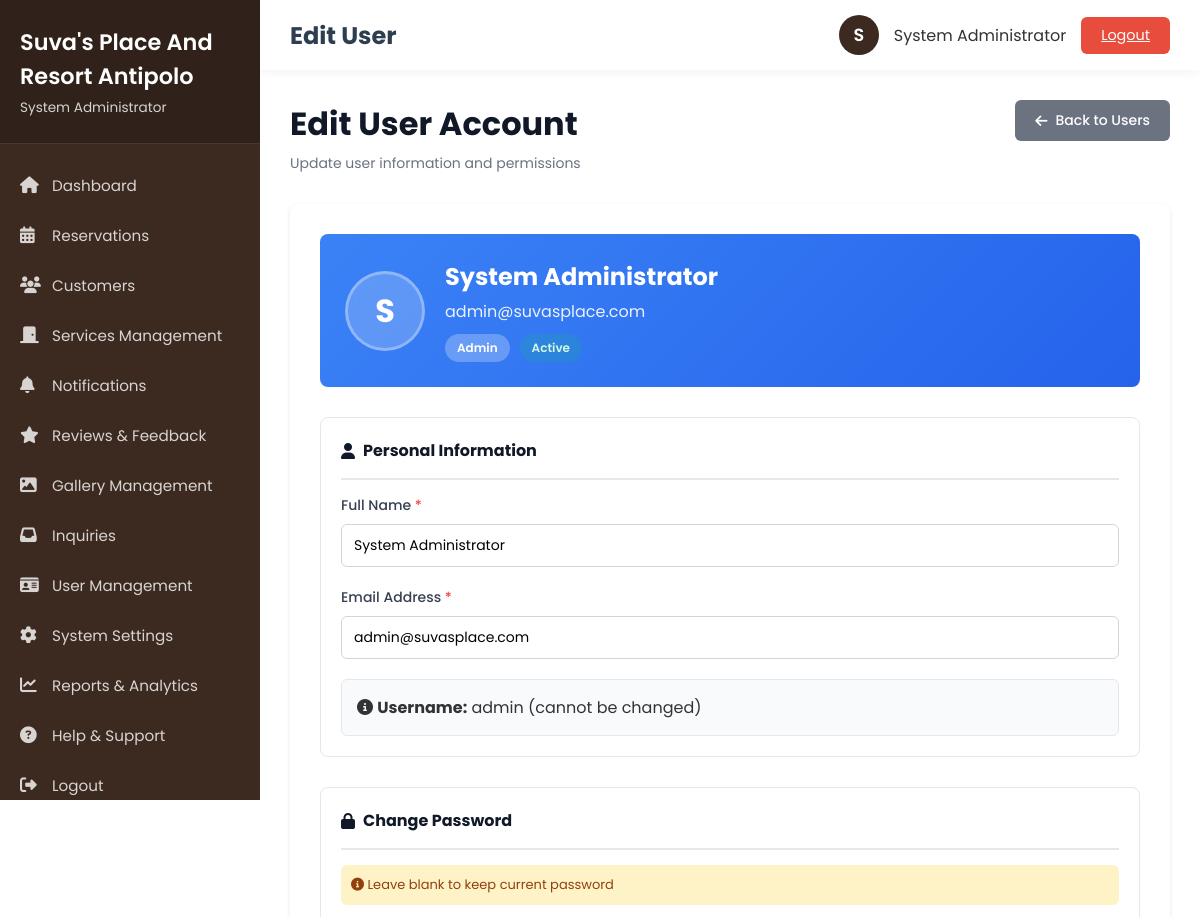
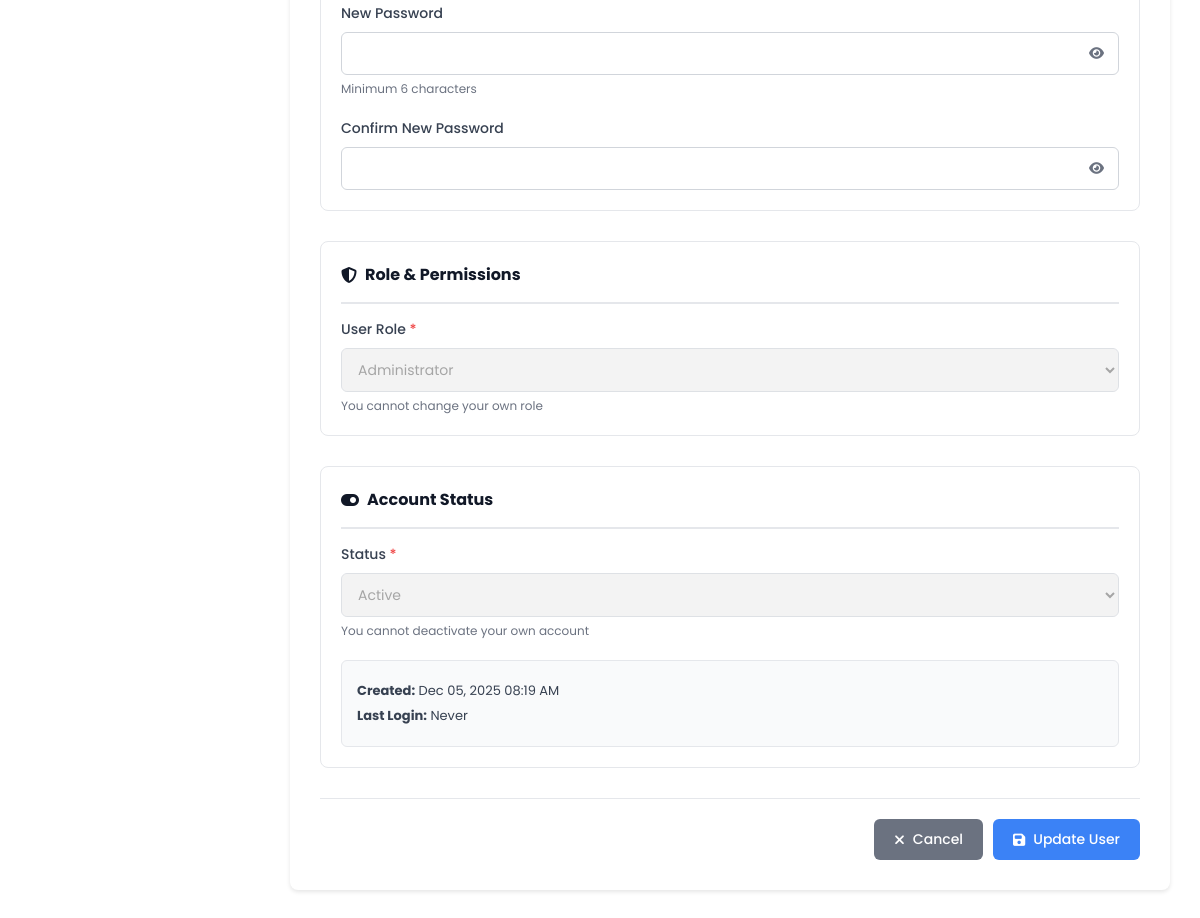
/admin/user_edit.php?id=1 (signed in), run on the app's committed database (2 pictures, top to bottom).
### tables this page shows
CREATE TABLE IF NOT EXISTS users (
    id INT PRIMARY KEY AUTO_INCREMENT,
    username VARCHAR(50) UNIQUE NOT NULL,
    email VARCHAR(100) UNIQUE NOT NULL,
    password VARCHAR(255) NOT NULL,
    full_name VARCHAR(100) NOT NULL,
    phone VARCHAR(20),
    user_type ENUM('admin', 'client') DEFAULT 'client',
    role ENUM('admin', 'staff', 'client') DEFAULT 'client',
    status ENUM('active', 'inactive') DEFAULT 'active',
    created_at TIMESTAMP DEFAULT CURRENT_TIMESTAMP,
    last_login TIMESTAMP NULL,
    updated_at TIMESTAMP NULL ON UPDATE CURRENT_TIMESTAMP,
    INDEX idx_username (username),
    INDEX idx_email (email),
    INDEX idx_user_type (user_type),
    INDEX idx_role (role),
    INDEX idx_status (status)
);

### admin/user_edit.php (the view, shortened to what this page needs)
<?php
require_once '../config/database.php';
$user_id = isset($_GET['id']) ? intval($_GET['id']) : 0;
$stmt = $conn->prepare("SELECT * FROM users WHERE id = ? AND user_type = 'admin'");
$stmt->bind_param("i", $user_id);
$stmt->execute();
$user = $stmt->get_result()->fetch_assoc();
$check_role_column = $conn->query("SHOW COLUMNS FROM users LIKE 'role'");
$has_role_column = $check_role_column && $check_role_column->num_rows > 0;
$current_role = $has_role_column && isset($user['role']) ? $user['role'] : $user['user_type'];
include 'includes/header.php';
?>
<div class="content-container">
    <div class="page-header">
        <div>
            <h1>Edit User Account</h1>
            <p class="page-subtitle">Update user information and permissions</p>
        </div>
        <a href="users.php" class="btn btn-secondary">
            <i class="fa-solid fa-arrow-left"></i> Back to Users
        </a>
    </div>
    <div class="form-container">
        <div class="user-header">
            <div class="user-avatar-large">
                <?php echo strtoupper(substr($user['full_name'], 0, 1)); ?>
            </div>
            <div class="user-meta">
                <h2><?php echo htmlspecialchars($user['full_name']); ?></h2>
                <p><?php echo htmlspecialchars($user['email']); ?></p>
                <div class="user-badges">
                    <span class="role-badge role-<?php echo $current_role; ?>">
                        <?php echo ucfirst($current_role); ?>
                    </span>
                    <span class="status-badge status-<?php echo $user['status']; ?>">
                        <?php echo ucfirst($user['status']); ?>
                    </span>
                </div>
            </div>
        </div>
        <form method="POST" id="editUserForm">
            <div class="form-grid">
                <div class="form-section">
                    <h3><i class="fa-solid fa-user"></i> Personal Information</h3>
                    <div class="form-group">
                        <label for="full_name">Full Name <span class="required">*</span></label>
                        <input type="text" id="full_name" name="full_name"
                               value="<?php echo htmlspecialchars($user['full_name']); ?>" required>
                    </div>
                    <div class="form-group">
                        <label for="email">Email Address <span class="required">*</span></label>
                        <input type="email" id="email" name="email"
                               value="<?php echo htmlspecialchars($user['email']); ?>" required>
                    </div>
                    <div class="info-box">
                        <i class="fa-solid fa-info-circle"></i>
                        <strong>Username:</strong> <?php echo htmlspecialchars($user['username']); ?> (cannot be changed)
                    </div>
                </div>
                <div class="form-section">
                    <h3><i class="fa-solid fa-lock"></i> Change Password</h3>
                    <p class="section-note"><i class="fa-solid fa-info-circle"></i> Leave blank to keep current password</p>
                    <div class="form-group">
                        <label for="password">New Password</label>
                        <div class="password-input">
                            <input type="password" id="password" name="password">
                            <button type="button" onclick="togglePassword('password')" class="toggle-password">
                                <i class="fa-solid fa-eye"></i>
                            </button>
                        </div>
                        <small>Minimum 6 characters</small>
                    </div>
                    <div class="form-group">
                        <label for="confirm_password">Confirm New Password</label>
                        <div class="password-input">
                            <input type="password" id="confirm_password" name="confirm_password">
                            <button type="button" onclick="togglePassword('confirm_password')" class="toggle-password">
                                <i class="fa-solid fa-eye"></i>
                            </button>
                        </div>
                    </div>
                </div>
                <div class="form-section">
                    <h3><i class="fa-solid fa-shield-halved"></i> Role & Permissions</h3>
                    <div class="form-group">
                        <label for="role">User Role <span class="required">*</span></label>
                        <select id="role" name="role" required
                                <?php echo ($user_id == $_SESSION['user_id']) ? 'disabled' : ''; ?>>
                            <option value="admin" <?php echo ($current_role === 'admin') ? 'selected' : ''; ?>>
                                Administrator
                            </option>
                        </select>
                        <?php if ($user_id == $_SESSION['user_id']): ?>
                            <small class="text-warning">You cannot change your own role</small>
                        <?php endif; ?>
                    </div>
                </div>
                <div class="form-section">
                    <h3><i class="fa-solid fa-toggle-on"></i> Account Status</h3>
                    <div class="form-group">
                        <label for="status">Status <span class="required">*</span></label>
                        <select id="status" name="status" required
                                <?php echo ($user_id == $_SESSION['user_id']) ? 'disabled' : ''; ?>>
                            <option value="active" <?php echo ($user['status'] === 'active') ? 'selected' : ''; ?>>
                                Active
                            </option>
                        </select>
                        <?php if ($user_id == $_SESSION['user_id']): ?>
                            <small class="text-warning">You cannot deactivate your own account</small>
                        <?php endif; ?>
                    </div>
                    <div class="info-box">
                        <p><strong>Created:</strong> <?php echo date('M d, Y h:i A', strtotime($user['created_at'])); ?></p>
                        <?php if ($user['last_login']): ?>
                            <p><strong>Last Login:</strong> <?php echo date('M d, Y h:i A', strtotime($user['last_login'])); ?></p>
                        <?php else: ?>
                            <p><strong>Last Login:</strong> Never</p>
                        <?php endif; ?>
                    </div>
                </div>
            </div>
            <div class="form-actions">
                <a href="users.php" class="btn btn-secondary">
                    <i class="fa-solid fa-times"></i> Cancel
                </a>
                <button type="submit" class="btn btn-primary">
                    <i class="fa-solid fa-save"></i> Update User
                </button>
            </div>
        </form>
    </div>
</div>
<?php include 'includes/footer.php'; ?>

### css/admin.css (style rules this page uses)
body { background: var(--first-color); color: #333; }
.content-container { padding: 30px; }
.btn { padding: 10px 20px; border: none; border-radius: 6px; cursor: pointer; font-size: 0.9em; transition: all 0.3s ease; text-decoration: none; display: inline-block; }
.btn-primary { background: var(--third-color); color: var(--first-color); }
.form-group { margin-bottom: 20px; }
.form-group label { display: block; margin-bottom: 8px; font-weight: 500; color: #2c3e50; }
.form-group input, .form-group select, .form-group textarea { width: 100%; padding: 12px; border: 2px solid #e1e1e1; border-radius: 6px; font-size: 1em; transition: all 0.3s ease; }

### css/shared.css (style rules this page uses)
:root { --font-main: "Poppins", sans-serif; --first-color: #ffffff; --second-color: #FFE100; --third-color: #3C2A21; }
* { margin: 0; padding: 0; box-sizing: border-box; font-family: var(--font-main); }

### admin/user_edit.php (style rules this page uses)
.content-container { padding: 30px; max-width: 1400px; }
.page-header { display: flex; justify-content: space-between; align-items: flex-start; margin-bottom: 30px; }
.page-header h1 { margin: 0 0 5px 0; color: #111827; }
.page-subtitle { margin: 0; color: #6b7280; font-size: 14px; }
.form-container { background: white; border-radius: 8px; box-shadow: 0 2px 4px rgba(0, 0, 0, 0.1); padding: 30px; }
.user-header { display: flex; align-items: center; gap: 20px; padding: 25px; background: linear-gradient(135deg, #3b82f6, #2563eb); border-radius: 8px; margin-bottom: 30px; color: white; }
.user-avatar-large { width: 80px; height: 80px; border-radius: 50%; background: rgba(255, 255, 255, 0.2); backdrop-filter: blur(10px); color: white; display: flex; align-items: center; justify-content: center; font-size: 32px; font-weight: bold; border: 3px solid rgba(255, 255, 255, 0.3); }
.user-meta h2 { margin: 0 0 5px 0; font-size: 24px; }
.user-meta p { margin: 0 0 10px 0; opacity: 0.9; }
.user-badges { display: flex; gap: 10px; }
.role-badge, .status-badge { display: inline-block; padding: 5px 12px; border-radius: 20px; font-size: 12px; font-weight: 600; }
.role-admin { background: rgba(255, 255, 255, 0.25); color: white; }
.status-active { background: rgba(16, 185, 129, 0.2); color: #d1fae5; }
.form-grid { display: grid; grid-template-columns: repeat(auto-fit, minmax(400px, 1fr)); gap: 30px; }
.form-section { border: 1px solid #e5e7eb; border-radius: 8px; padding: 20px; }
.form-section h3 { margin: 0 0 15px 0; color: #111827; font-size: 16px; display: flex; align-items: center; gap: 8px; padding-bottom: 15px; border-bottom: 2px solid #e5e7eb; }
.section-note { background: #fef3c7; color: #92400e; padding: 10px; border-radius: 6px; font-size: 13px; margin-bottom: 15px; }
.form-group { margin-bottom: 20px; }
.form-group:last-child { margin-bottom: 0; }
.form-group label { display: block; margin-bottom: 8px; color: #374151; font-weight: 500; font-size: 14px; }
.required { color: #ef4444; }
.form-group input[type="text"], .form-group input[type="email"], .form-group input[type="password"], .form-group select { width: 100%; padding: 10px 12px; border: 1px solid #d1d5db; border-radius: 6px; font-size: 14px; transition: border-color 0.2s; }
.form-group small { display: block; margin-top: 5px; color: #6b7280; font-size: 12px; }
.text-warning { color: #d97706; }
.password-input { position: relative; }
.toggle-password { position: absolute; right: 10px; top: 50%; transform: translateY(-50%); background: none; border: none; color: #6b7280; cursor: pointer; padding: 5px; }
.info-box { background: #f9fafb; border: 1px solid #e5e7eb; border-radius: 6px; padding: 15px; margin-top: 15px; }
.info-box p { margin: 5px 0; color: #374151; font-size: 13px; }
.form-actions { display: flex; justify-content: flex-end; gap: 10px; margin-top: 30px; padding-top: 20px; border-top: 1px solid #e5e7eb; }
.btn { padding: 10px 20px; border-radius: 6px; text-decoration: none; font-size: 14px; font-weight: 500; transition: all 0.2s; border: none; cursor: pointer; display: inline-flex; align-items: center; gap: 8px; }
.btn-primary { background: #3b82f6; color: white; }
.btn-secondary { background: #6b7280; color: white; }

### data on the page
users: full_name "S", full_name "System Administrator", email "admin@suvasplace.com", role "Admin", status "Active", username "admin", role "Administrator", created_at "Dec 05, 2025 08:19 AM"

### other printed values
$_SESSION['full_name'] "System Administrator"
$page_title "Edit User"
substr($_SESSION['full_name'], 0, 1) "S"
